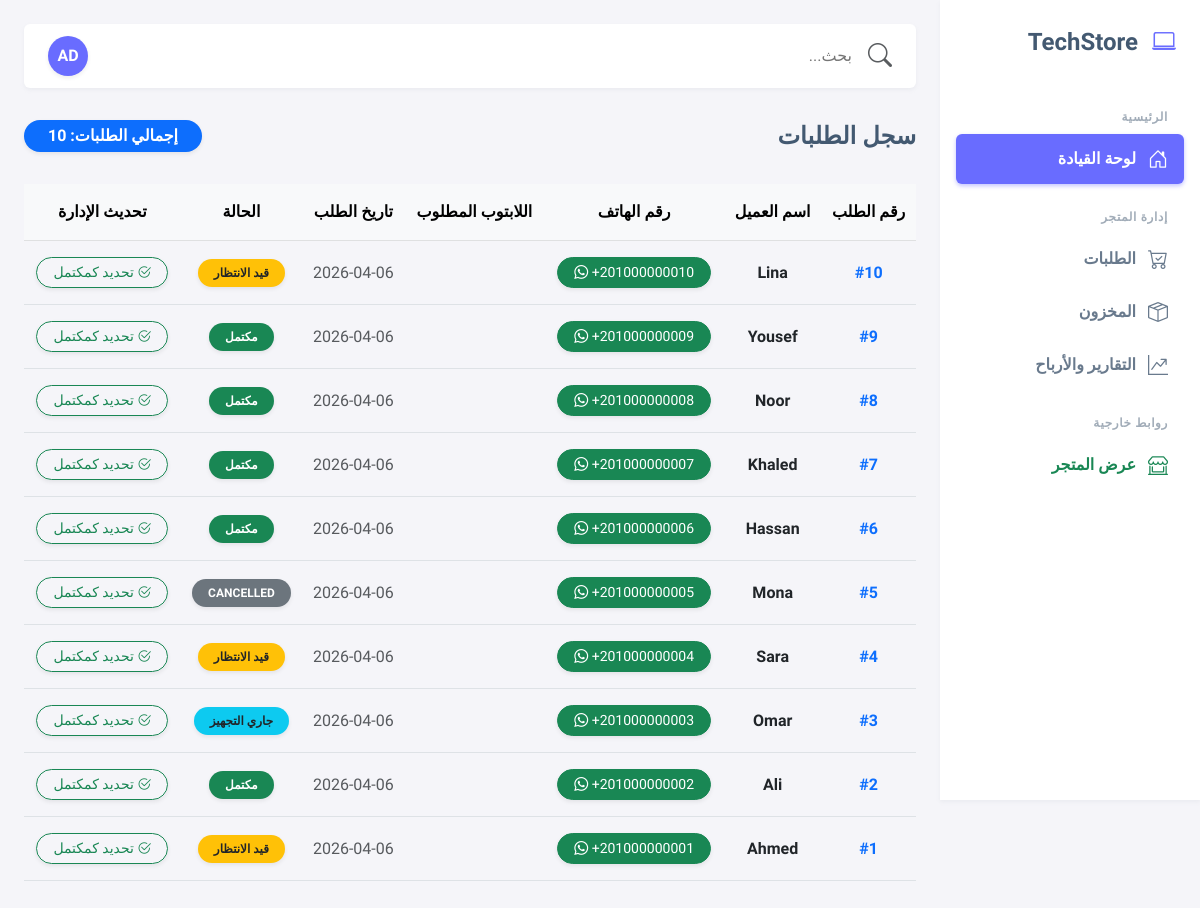
The app's page /dashboard/orders/ (signed in), older data.
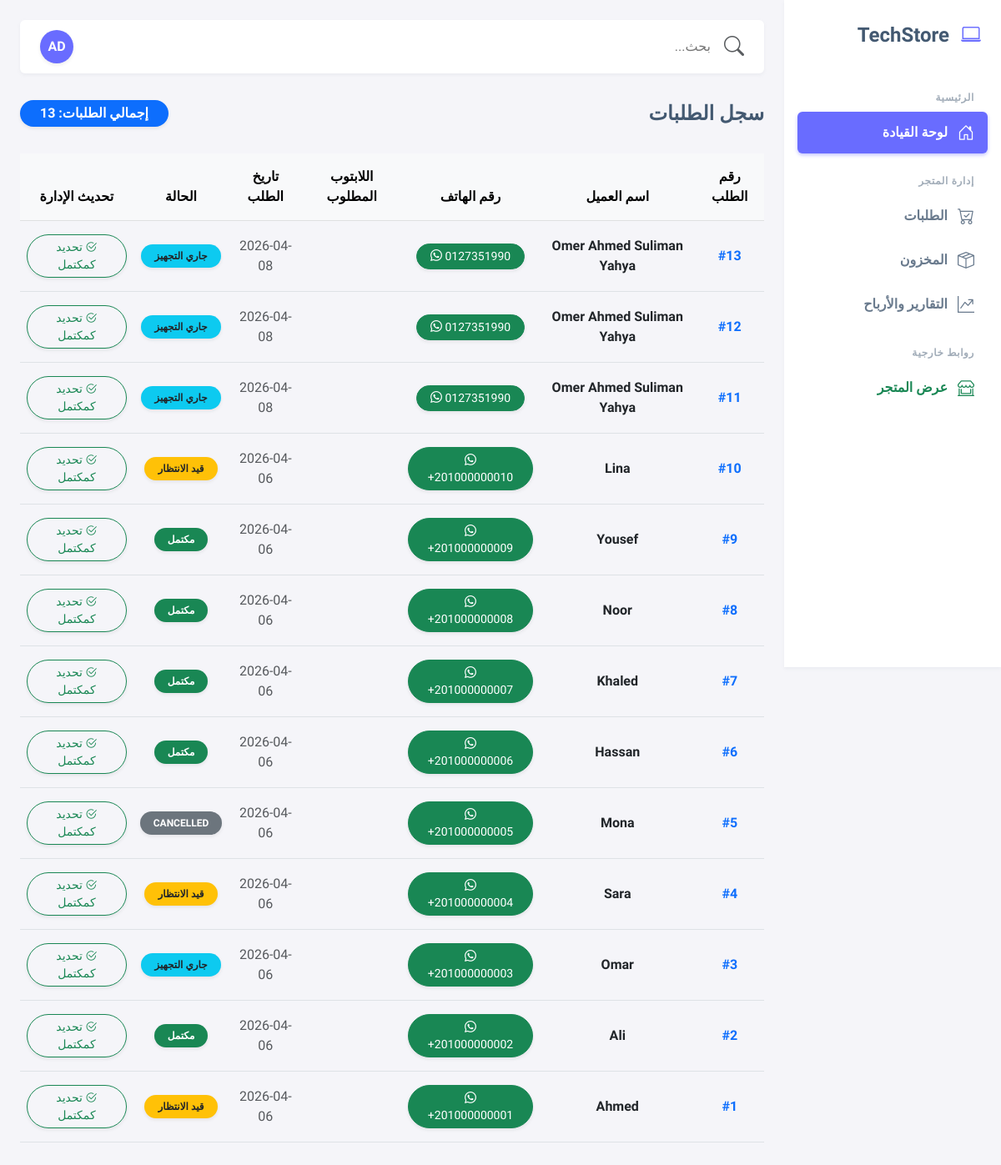
The same page, newer data.
### products/models.py (models this page shows, shortened)
class Order(models.Model):
    class Status(models.TextChoices):
        Pending='PENDING',"Pending"
        InProgress='INPROGRESS','In Progress'
        Completed='COMPLETED','Completed'
        Cancelled='CANCELLED','Cancelled'
    name=models.CharField(max_length=255)
    phone=PhoneNumberField()
    date_order=models.DateTimeField(auto_now_add=True)
    status=models.CharField(choices=Status.choices,default=Status.InProgress)
    address=models.CharField(max_length=255,blank=True,null=True)
    grand_total=models.DecimalField(max_digits=10,decimal_places=2,blank=True,null=True)

### products/views.py (the view)
# urls.py: path("dashboard/orders/",dashboard_orders_view,name="dashboard_orders"),
@staff_member_required
def dashboard_orders_view(request):
    orders=Order.objects.all().order_by("-date_order")
    return render(request,'products/dashboard_orders.html',{"orders":orders})

### products/context_processors.py (called while the page is built)
def store_settings_context(request):
    setting_object = cache.get_or_set(
        'site_settings_cache',          # اسم الورقة الصغيرة (مفتاح الكاش)
        StoreSetting.objects.first(),   # من أين نجلب البيانات لو الورقة فارغة؟
        timeout=60 * 60 * 24            # مدة الاحتفاظ بالورقة بالثواني (هنا 24 ساعة)
    )
    return {'site_settings': setting_object}

### templates/products/dashboard_orders.html (shortened to what this page needs)
{% extends 'dashboard_base.html' %}
{% block dashboard_content %}
<div class="d-flex justify-content-between align-items-center pb-2 mb-4">
    <h2 class="h4 fw-bold mb-0">سجل الطلبات</h2>
    <span class="badge bg-primary rounded-pill px-4 py-2 fs-6 shadow-sm">إجمالي الطلبات: {{ orders.count }}</span>
</div>
<div class="dash-card mb-4 overflow-hidden">
    <div class="card-body p-0">
        <div class="table-responsive">
            <table class="table table-hover align-middle mb-0 text-center">
                <thead class="table-light">
                    <tr>
                        <th class="py-3">رقم الطلب</th>
                        <th class="py-3">اسم العميل</th>
                        <th class="py-3">رقم الهاتف</th>
                        <th class="py-3">اللابتوب المطلوب</th>
                        <th class="py-3">تاريخ الطلب</th>
                        <th class="py-3">الحالة</th>
                        <th class="py-3">تحديث الإدارة</th>
                    </tr>
                </thead>
                <tbody class="border-top-0">
                    {% for order in orders %}
                    <tr>
                        <td class="fw-bold text-primary py-3">#{{ order.id }}</td>
                        <td class="fw-bold text-dark py-3">{{ order.name }}</td>
                        <td dir="ltr" class="py-3">
                            <a href="https://wa.me/{{ order.phone }}" target="_blank" class="btn btn-sm btn-success rounded-pill px-3 shadow-sm">
                                <i class="bi bi-whatsapp"></i> {{ order.phone }}
                            </a>
                        </td>
                        <td>
                        </td>
                        <td class="text-muted py-3">{{ order.date_order|date:"Y-m-d" }}</td>
                        <td class="py-3">
                            {% if order.status == 'PENDING' %}
                                <span class="badge bg-warning text-dark rounded-pill px-3 py-2 shadow-sm">قيد الانتظار</span>
                            {% elif order.status == 'INPROGRESS' %}
                                <span class="badge bg-info text-dark rounded-pill px-3 py-2 shadow-sm">جاري التجهيز</span>
                            {% elif order.status == 'COMPLETED' %}
                                <span class="badge bg-success rounded-pill px-3 py-2 shadow-sm">مكتمل</span>
                            {% else %}
                                <span class="badge bg-secondary rounded-pill px-3 py-2 shadow-sm">{{ order.status }}</span>
                            {% endif %}
                        </td>
                        <td class="py-3">
                            <a href="{% url 'complete_order' order.id %}" class="btn btn-sm btn-outline-success rounded-pill px-3 shadow-sm">
                                <i class="bi bi-check2-circle"></i> تحديد كمكتمل
                            </a>
                        </td>
                    </tr>
                    {% endfor %}
                </tbody>
            </table>
        </div>
    </div>
</div>
{% endblock %}

### templates/dashboard_base.html (shortened to what this page needs)
<!DOCTYPE html>
<html lang="ar" dir="rtl">
<head>
    <link rel="stylesheet" href="https://cdn.jsdelivr.net/npm/bootstrap@5.3.0/dist/css/bootstrap.rtl.min.css">
    <link rel="stylesheet" href="https://cdn.jsdelivr.net/npm/bootstrap-icons@1.10.5/font/bootstrap-icons.css">
</head>
<body>
    <aside id="sidebar">
        <div class="sidebar-header">
            <a href="{% url 'dashboard' %}" class="sidebar-logo">
                <i class="bi bi-laptop"></i> TechStore
            </a>
        </div>
        <ul class="menu-inner">
            <li class="menu-header">الرئيسية</li>
            <li class="menu-item active">
                <a href="{% url 'dashboard' %}" class="menu-link">
                    <i class="bi bi-house-door"></i> <div>لوحة القيادة</div>
                </a>
            </li>
            <li class="menu-header">إدارة المتجر</li>
            <li class="menu-item">
                <a href="{% url 'dashboard_orders' %}" class="menu-link">
                    <i class="bi bi-cart-check"></i> <div>الطلبات</div>
                </a>
            </li>
            <li class="menu-item">
                <a href="{% url 'dashboard_inventory' %}" class="menu-link">
                    <i class="bi bi-box-seam"></i> <div>المخزون</div>
                </a>
            </li>
            <li class="menu-item">
                <a href="{% url 'dashboard_reports' %}" class="menu-link">
                    <i class="bi bi-graph-up-arrow"></i> <div>التقارير والأرباح</div>
                </a>
            </li>
            <li class="menu-header">روابط خارجية</li>
            <li class="menu-item">
                <a href="{% url 'ProductsList' %}" class="menu-link text-success">
                    <i class="bi bi-shop-window"></i> <div>عرض المتجر</div>
                </a>
            </li>
        </ul>
    </aside>
    <div class="layout-page">
    <nav class="navbar-custom">
    <div class="d-flex align-items-center">
        <i class="bi bi-search fs-4 text-muted"></i>
        <input type="text" class="search-box ms-2" placeholder="بحث...">
    </div>
    <div class="d-flex align-items-center gap-3">
        <div class="dropdown">
            <a href="#" class="d-flex align-items-center text-decoration-none" data-bs-toggle="dropdown" aria-expanded="false">
                <div class="rounded-circle d-flex align-items-center justify-content-center text-white fw-bold shadow-sm" style="width: 40px; height: 40px; background-color: #696cff;">
                    AD
                </div>
            </a>
        </div>
    </div>
</nav>
        {% block dashboard_content %}
        {% endblock %}
    </div>
</body>
</html>

### templates/dashboard_base.html (style rules this page uses)
:root { --bs-primary: #696cff; --bs-success: #71dd37; --bs-warning: #ffab00; --bs-danger: #ff3e1d; --bs-body-bg: #f5f5f9; --bs-text-color: #566a7f; --bs-heading-color: #435971; --bs-card-shadow: 0 0.125rem 0.25rem rgba(161, 172, 184, 0.12); }
body { font-family: 'Cairo', sans-serif; background-color: var(--bs-body-bg); color: var(--bs-text-color); overflow-x: hidden; }
#sidebar { width: 260px; position: fixed; top: 0; right: 0; height: 100vh; background: #fff; box-shadow: var(--bs-card-shadow); z-index: 1030; transition: 0.3s; }
.sidebar-header { padding: 1.5rem; display: flex; align-items: center; }
.sidebar-logo { font-size: 1.5rem; font-weight: 800; color: var(--bs-heading-color); text-decoration: none; }
.sidebar-logo i { color: var(--bs-primary); margin-left: 8px; }
.menu-inner { padding: 0; margin: 0; list-style: none; }
.menu-header { font-size: 0.75rem; text-transform: uppercase; letter-spacing: 0.04rem; color: #a1acb8; margin: 1.5rem 2rem 0.5rem; font-weight: 700; }
.menu-item { margin: 0.2rem 1rem; }
.menu-link { display: flex; align-items: center; padding: 0.625rem 1rem; border-radius: 0.375rem; color: #697a8d; text-decoration: none; transition: all 0.2s ease-in-out; font-weight: 600; }
.menu-link i { font-size: 1.25rem; margin-left: 12px; }
.menu-item.active .menu-link { background-color: var(--bs-primary); color: #fff; box-shadow: 0 0.125rem 0.25rem 0 rgba(105, 108, 255, 0.4); }
.layout-page { margin-right: 260px; padding: 1.5rem; min-height: 100vh; transition: 0.3s; }
.navbar-custom { background: #fff; border-radius: 0.375rem; box-shadow: var(--bs-card-shadow); padding: 0.75rem 1.5rem; margin-bottom: 2rem; display: flex; align-items: center; justify-content: space-between; }
.search-box { border: none; background: transparent; outline: none; padding: 0.5rem; width: 250px; color: var(--bs-text-color); }

Row changes from the older to the newer data that the page shows:
added Order: id "13", name "Omer Ahmed Suliman Yahya", phone "0127351990", date_order "2026-04-08", status "جاري التجهيز"
added Order: id "12", name "Omer Ahmed Suliman Yahya", phone "0127351990", date_order "2026-04-08", status "جاري التجهيز"
added Order: id "11", name "Omer Ahmed Suliman Yahya", phone "0127351990", date_order "2026-04-08", status "جاري التجهيز"
Text that changed along with them:
{{ orders.count }}: "10" → "13"
